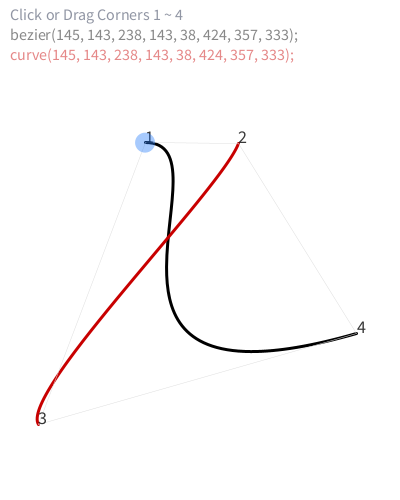
Frame 1 (no input)
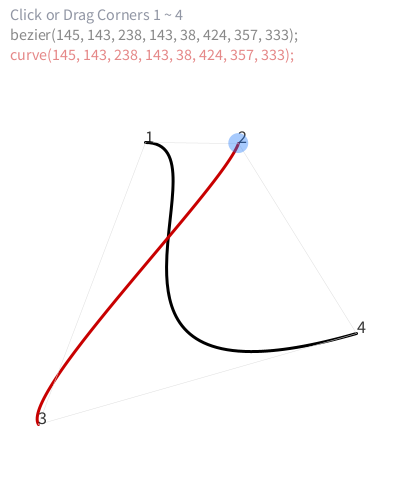
Frame 2 (the mouse pressed at the canvas centre, redrawn once)

The Processing sketch that drew these frames (run headless with seeded random() and noise(); the mouse was pressed at the canvas centre and the sketch redrawn once):

// Processing sketch: BezierAndCurveCornersCalculator
// ── BezierAndCurveCornersCalculator.pde
/*
 *  Title: Bezier And Curve Corners Calculator
 *  Built With Processing
 *
 *  Created by Shin Nakamura  (Basic Werk)
 *  Copyright 2011 Tokyo JAPAN. All rights reserved.
 *
 */

float[] x = new float[4];
float[] y = new float[4];
int cnt = -1;
boolean ch = false;

void setup() {
  size(400,500);
  background(255);
  smooth();
  noLoop();

  //randomize corner positions when reloaded
  float w = width, h = height;
  float xR = random(-w/10,w/10);
  float yR = random(-h/10,h/10);

  x[0] = w/3 + xR;
  y[0] = h/3 + yR;
  x[1] = w/1.6 - xR;
  y[1] = h/4.2 - yR;
  x[2] = w/8 - xR;
  y[2] = h/1.25 - yR;
  x[3] = w/1.16 + xR;
  y[3] = h/1.4 + yR;
}

void draw() {
  background(255);

  //draw bezier, curve and lines
  noFill();
  stroke(0);
  strokeWeight(3);
  bezier(x[0],y[0],x[1],y[1],x[2],y[2],x[3],y[3]);
  stroke(200,0,0);
  curve(x[0],y[0],x[1],y[1],x[2],y[2],x[3],y[3]);
  stroke(222);
  strokeWeight(0.5);
  line(x[0],y[0],x[1],y[1]);
  line(x[1],y[1],x[3],y[3]);
  line(x[3],y[3],x[2],y[2]);
  line(x[2],y[2],x[0],y[0]);

  //numbering corners
  textSize(18);
  textAlign(CORNER);
  fill(0,199);
  for (int i = 0; i < 4; i++) {
    text(i + 1,x[i],y[i]);
  }

  //text area
  float tAlp = 119;
  textSize(16);
  fill(19,29,59,tAlp);
  text("Click or Drag Corners 1 ~ 4", 10, 20);
  fill(0,tAlp);
  String pos = round(x[0]) + ", " + round(y[0]) + ", "
    + round(x[1]) + ", " + round(y[1]) + ", "
    + round(x[2]) + ", " + round(y[2]) + ", "
    + round(x[3]) + ", " + round(y[3]);
  text("bezier(" + pos + ");",10,40);
  fill(200,0,0,tAlp);
  text("curve(" + pos + ");",10,60);

  //point next corner
  if (ch == false) {
    cnt++;
  }
  if (cnt > 3) {
    cnt = 0;
  }
  noStroke();
  fill(28,119,249,99);
  float cx = x[cnt],cy = y[cnt];
  ellipse(cx,cy,20,20);

  //draw end
  noLoop();
}

void mouseReleased() {
  if (cnt >= 0) {
    x[cnt] = mouseX;
    y[cnt] = mouseY;
    //change to next corner
    ch = false;
    loop();
  }
}

void mouseDragged() {
  if (cnt >= 0) {
    x[cnt] = mouseX;
    y[cnt] = mouseY;
    //Do Not change to next corner
    ch = true;
    loop();
  }
}

void keyPressed() {

  if (key == 's') {
    save("SN_P5_BCC_" + year() + month() + day() + hour() + minute() + second() + ".png"); //save image
  }

}
